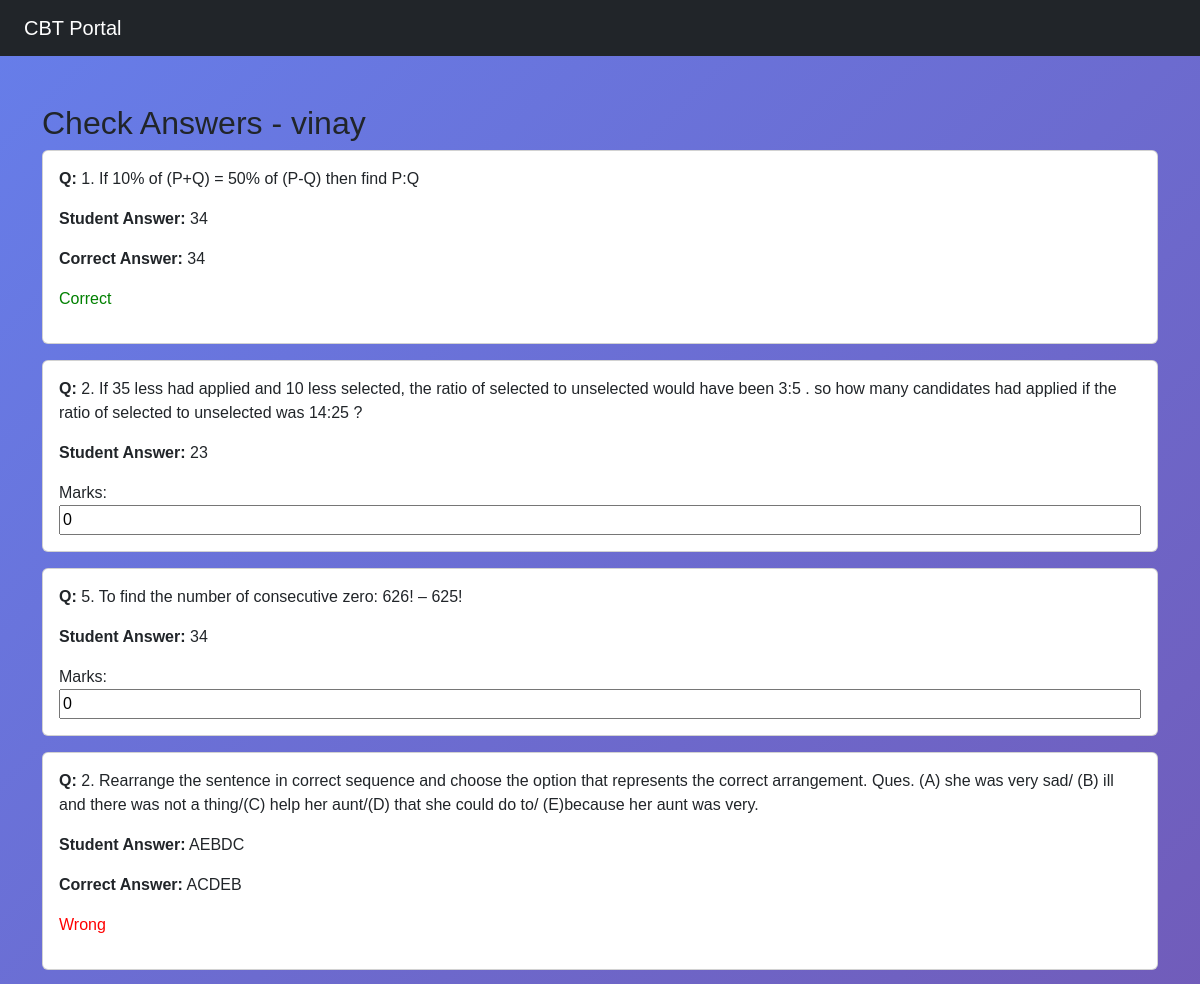
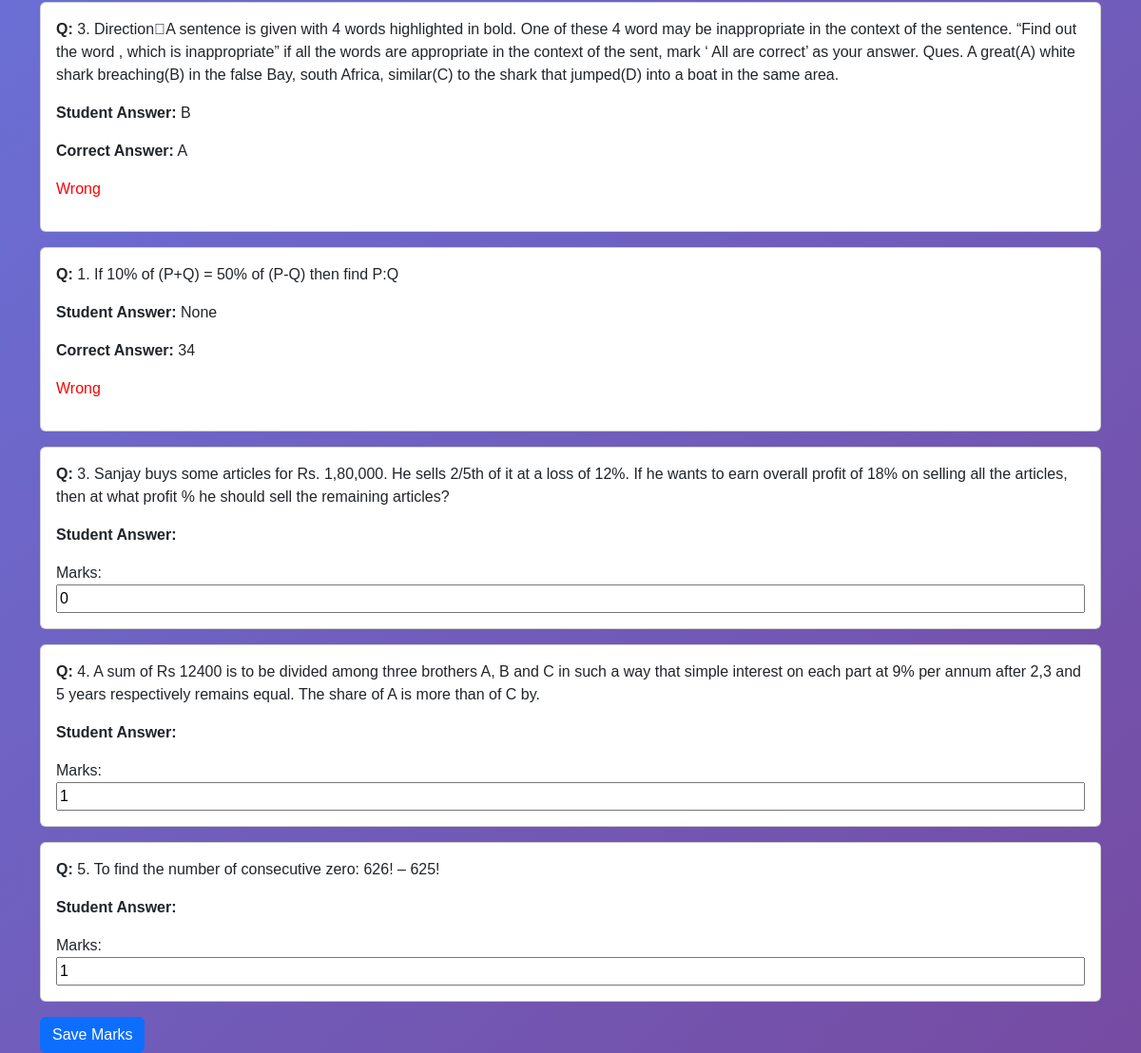
The page /check-response/12/ on the database its author committed (2 pictures, top to bottom).
### exam/models.py (models this page shows, shortened)
class Student(models.Model):
    name =models.CharField(max_length=100)
    email = models.EmailField(unique=True)
    password = models.CharField(max_length=100)
    role = models.CharField(max_length=10,default='student')    #ye real admin and student jaisa wesite bnayega
    payment_status = models.BooleanField(default=False)
    payment_date = models.DateTimeField(null=True, blank=True)
    payment_proof = models.ImageField(upload_to='payments/',null=True, blank=True) # student payment ka screenshot upload krega jisse payment proff hoga
    result_published = models.BooleanField(default=False)  #ye redult ko published krega

class Response(models.Model):
    student = models.ForeignKey(Student, on_delete=models.CASCADE)
    question= models.ForeignKey(Question, on_delete=models.CASCADE)
    selected_option = models.CharField(max_length=10,blank=True, null=True) #ye MCQ ke liye hai
    answer_text = models.TextField(null=True,blank=True) #ab ye subjective ke liye ho gyi hai
    marks = models.IntegerField(null=True,blank=True)

class Question(models.Model):
    QUESTION_TYPES = (
        ('MCQ', 'MCQ'),
        ('SUBJECTIVE', 'Subjective'),
    )
    question_text = models.TextField()
    question_type = models.CharField(max_length=20, choices= QUESTION_TYPES)
    option1 = models.CharField(max_length=200,blank=True, null=True)
    option2 = models.CharField(max_length=200,blank=True, null=True)
    option3 = models.CharField(max_length=200,blank=True, null=True)
    option4 = models.CharField(max_length=200,blank=True, null=True)
    correct_answer = models.CharField(max_length=200,blank=True, null=True)

### exam/views.py (the view, shortened to what this page needs)
# urls.py: path('check-response/<int:student_id>/', views.check_response, name='check_response'),
def check_response(request, student_id):
    student = Student.objects.get(id=student_id)
    responses = Response.objects.filter(student=student)
    return render(request,'check_response.html',{'student': student, 'responses': responses})

### exam/templates/check_response.html (shortened to what this page needs)
{% extends 'base.html' %}
{% block content %}
<h2>Check Answers - {{ student.name }}</h2>
<form method="POST">
    {% for res in responses %}
        <div class="card p-3 mb-3">
            <p><b>Q:</b> {{ res.question.question_text }}</p>
            {% if res.question.question_type == 'MCQ' %}
                <p><b>Student Answer:</b> {{ res.selected_option }}</p>
                <p><b>Correct Answer:</b> {{ res.question.correct_answer }}</p>
                {% if res.selected_option == res.question.correct_answer %}
                    <p style="color:green;">Correct</p>
                {% else %}
                    <p style="color:red;">Wrong</p>
                {% endif %}
            {% else %}
                <p><b>Student Answer:</b> {{ res.answer_text }}</p>
                <label>Marks:</label>
                <input type="number" name="marks_{{ res.id }}" value="{{ res.marks|default:0 }}">
            {% endif %}
        </div>
    {% endfor %}
    <button class="btn btn-primary">Save Marks</button>
</form>
{% endblock %}

### exam/templates/base.html (style rules this page uses)
body { background: linear-gradient(135deg, #667eea, #764ba2); min-height: 100vh; font-family: 'Poppins', sans-serif; }

### rows shown on the page
Student: name "vinay"
Response: question.question_text "1. If 10% of (P+Q) = 50% of (P-Q) then find P:Q", selected_option "34", question.correct_answer "34", shows "Correct"
Response: question.question_text "2. If 35 less had applied and 10 less selected, the ratio of selected to unselected would have been 3:5 . so how many candidates had applied if the ratio of selected to unselected was 14:25 ?", answer_text "23", marks "0"
Response: question.question_text "5. To find the number of consecutive zero: 626! – 625!", answer_text "34", marks "0"
Response: question.question_text "2. Rearrange the sentence in correct sequence and choose the option that represents the correct arrangement. Ques. (A) she was very sad/ (B) ill and there was not a thing/(C) help her aunt/(D) that she could do to/ (E)because her aunt was very.", selected_option "AEBDC", question.correct_answer "ACDEB", shows "Wrong"
Response: question.question_text "3. DirectionA sentence is given with 4 words highlighted in bold. One of these 4 word may be inappropriate in the context of the sentence. “Find out the word , which is inappropriate” if all the words are appropriate in the context of the sent, mark ‘ All are correct’ as your answer. Ques. A great(A) white shark breaching(B) in the false Bay, south Africa, similar(C) to the shark that jumped(D) into a boat in the same area.", selected_option "B", question.correct_answer "A", shows "Wrong"
Response: question.question_text "1. If 10% of (P+Q) = 50% of (P-Q) then find P:Q", selected_option "None", question.correct_answer "34", shows "Wrong"
Response: question.question_text "3. Sanjay buys some articles for Rs. 1,80,000. He sells 2/5th of it at a loss of 12%. If he wants to earn overall profit of 18% on selling all the articles, then at what profit % he should sell the remaining articles?", marks "0"
Response: question.question_text "4. A sum of Rs 12400 is to be divided among three brothers A, B and C in such a way that simple interest on each part at 9% per annum after 2,3 and 5 years respectively remains equal. The share of A is more than of C by.", marks "1"
Response: question.question_text "5. To find the number of consecutive zero: 626! – 625!", marks "1"
